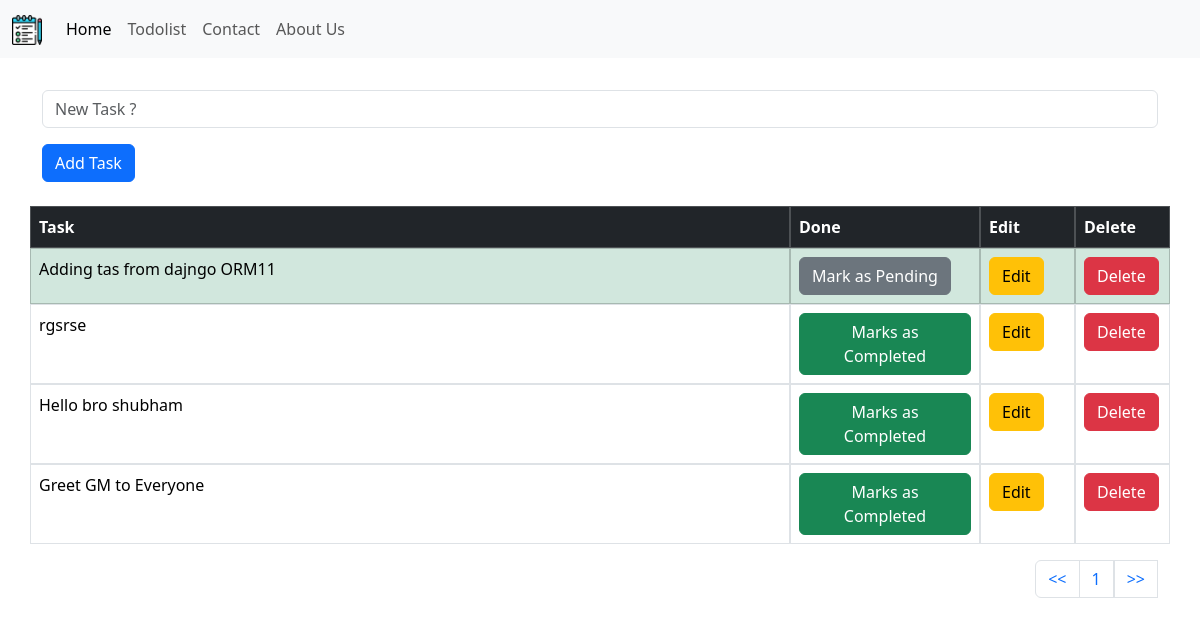
/todolist/, run on an earlier commit of the app's database.
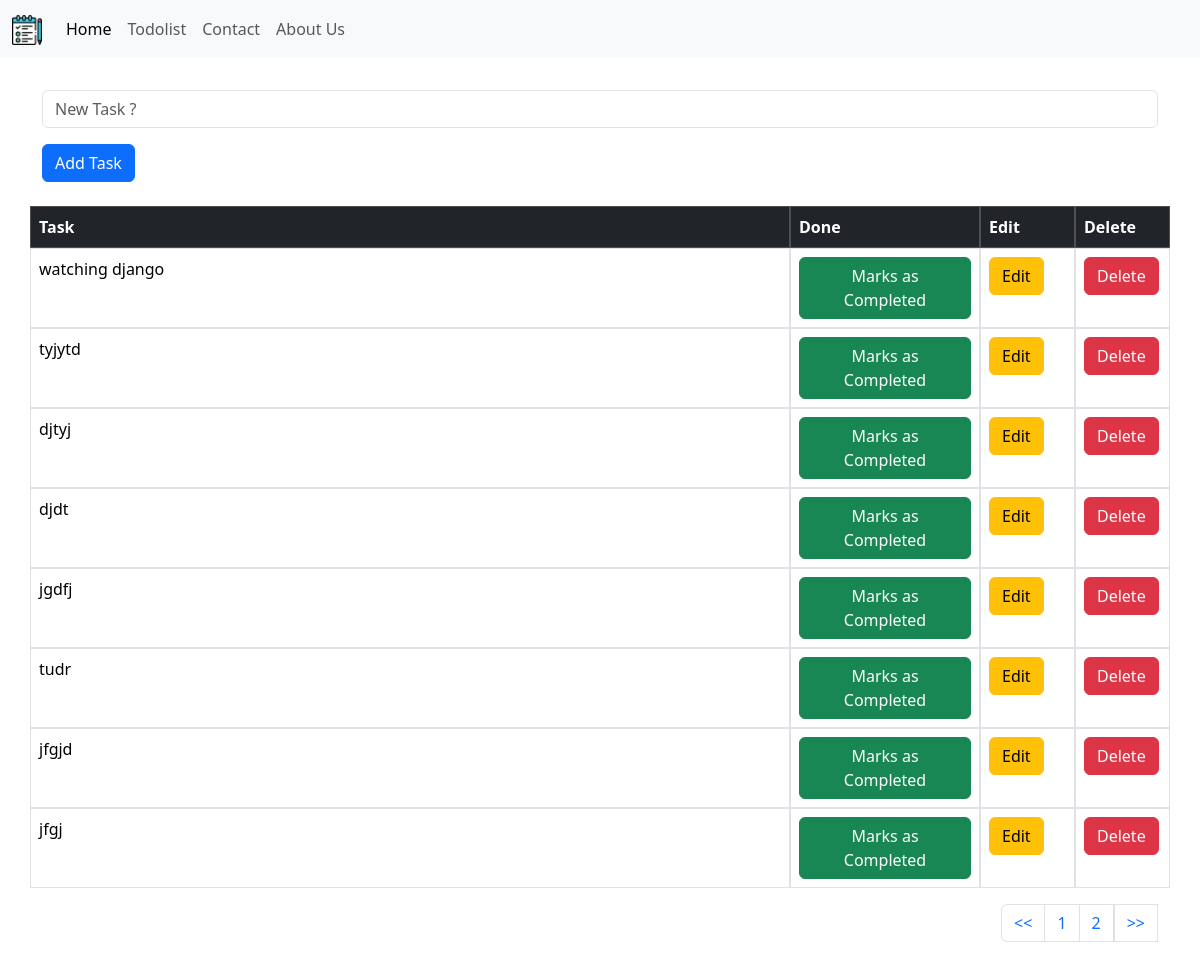
And on a later commit of the database.
### mainapp/models.py (models this page shows, shortened)
class Task(models.Model):
    task= models.CharField(max_length=100)
    is_completed = models.BooleanField(default=False)

### mainapp/views.py (the view, shortened to what this page needs)
# urls.py: path('todolist/', views.todolist, name='todolist'),
def todolist(request):
   all_tasks = Task.objects.all()
   paginator=Paginator(all_tasks, 8)
   page = request.GET.get("page")
   all_tasks =paginator.get_page(page)
   context = {
      'page':'TaskList',
      'all_tasks':all_tasks,
   }
   return render(request, "todolist.html",context )

### mainapp/templates/todolist.html (shortened to what this page needs)
{%extends "base.html"%}
 {%block content%}
 <div class="container">
  <br>
  <form method="post">
  <div class="mb-3">
    <input name="task" type="text" placeholder="New Task ?" class="form-control">
  </div>
  <button type="submit" class="btn btn-primary">Add Task</button>
</form>
  <br>
  <table class="table table-bordered">
  <thead class="table-dark ">
    <tr class="row">
      <th class="col-8" scope="col">Task</th>
      <th class="col-2" scope="col">Done</th>
      <th class="col-1" scope="col">Edit</th>
      <th class="col-1" scope="col">Delete</th>
    </tr>
  </thead>
  <tbody>
    {% for task in all_tasks %}
      {% if task.is_completed %}
      <tr class="table-success row">
      <td class="col-8">{{task.task}}</td>
      <td class="col-2"><a href="{% url 'pending_task' task.id %}"><button type="button" class="btn btn-secondary">Mark as Pending</button></a></td>
      <td class="col-1"><a href="{% url 'edit_task' task.id %}"><button type="button" class="btn btn-warning">Edit</button></a></td>
      <td class="col-1"><a href="{% url 'delete_task' task.id %}"><button type="button" class="btn btn-danger">Delete</button></a></td>
    </tr>
      {% else %}
       <tr class="row">
         <td class="col-8">{{task.task}}</td>
         <td class="col-2"><a href="{% url 'complete_task' task.id %}"><button type="button" class="btn btn-success">Marks as Completed</button></a></td>
         <td class="col-1"><a href="{% url 'edit_task' task.id %}"><button type="button" class="btn btn-warning">Edit</button></a></td>
         <td class="col-1"><a href="{% url 'delete_task' task.id %}"><button type="button" class="btn btn-danger">Delete</button></a></td>
      </tr>
     {% endif %}
    {% endfor %}
  </tbody>
</table>
<nav aria-label="Page navigation example">
  <ul class="pagination justify-content-end">
    <li class="page-item"><a class="page-link" href="?page=1"><<</a></li>
    <li class="page-item"><a class="page-link" href="?page={{ all_tasks.number }}">{{all_tasks.number}}</a></li>
    {% if all_tasks.has_next %}
    <li class="page-item"><a class="page-link" href="?page={{ all_tasks.next_page_number }}">{{all_tasks.next_page_number}}</a></li>
    {% endif %}
  <a class="page-link" href="?page={{ all_tasks.paginator.num_pages }}">>></a>
  </ul>
</nav>
 </div>
 {%endblock content%}

### templates/base.html (shortened to what this page needs)
{% load static %}
<!doctype html>
<html lang="en">
  <head>
    <link href="https://cdn.jsdelivr.net/npm/bootstrap@5.3.8/dist/css/bootstrap.min.css" rel="stylesheet">
<nav class="navbar navbar-expand-lg bg-body-tertiary">
  <div class="container-fluid">
    <a class="navbar-brand" href="{% url 'homepage' %}"><img src="{% static 'image/Todo.png' %}" height="30" width="30"></a>
    <div class="collapse navbar-collapse" id="navbarNav">
      <ul class="navbar-nav">
        <li class="nav-item">
          <a class="nav-link active" aria-current="page" href="{% url 'homepage' %}">Home</a>
        </li>
        <li class="nav-item">
          <a class="nav-link" href="{% url 'todolist' %}">Todolist</a>
        </li>
        <li class="nav-item">
          <a class="nav-link" href="{% url 'contact' %}">Contact</a>
        </li>
        <li class="nav-item">
          <a class="nav-link" href="{% url 'about' %}">About Us</a>
        </li>
      </ul>
    </div>
  </div>
</nav>
  </head>
  <body>
   {%block content%}{%endblock content%}
  </body>
</html>

What changed in the data, as far as the page shows it:
removed Task: task "Adding tas from dajngo ORM11"
removed Task: task "rgsrse"
removed Task: task "Hello bro shubham"
removed Task: task "Greet GM to Everyone"
added Task: task "watching django"
added Task: task "tyjytd"
added Task: task "djtyj"
added Task: task "djdt"
added Task: task "jgdfj"
added Task: task "tudr"
added Task: task "jfgjd"
added Task: task "jfgj"
Also different on the page:
{{ all_tasks.next_page_number }}: (not shown) → "2"
